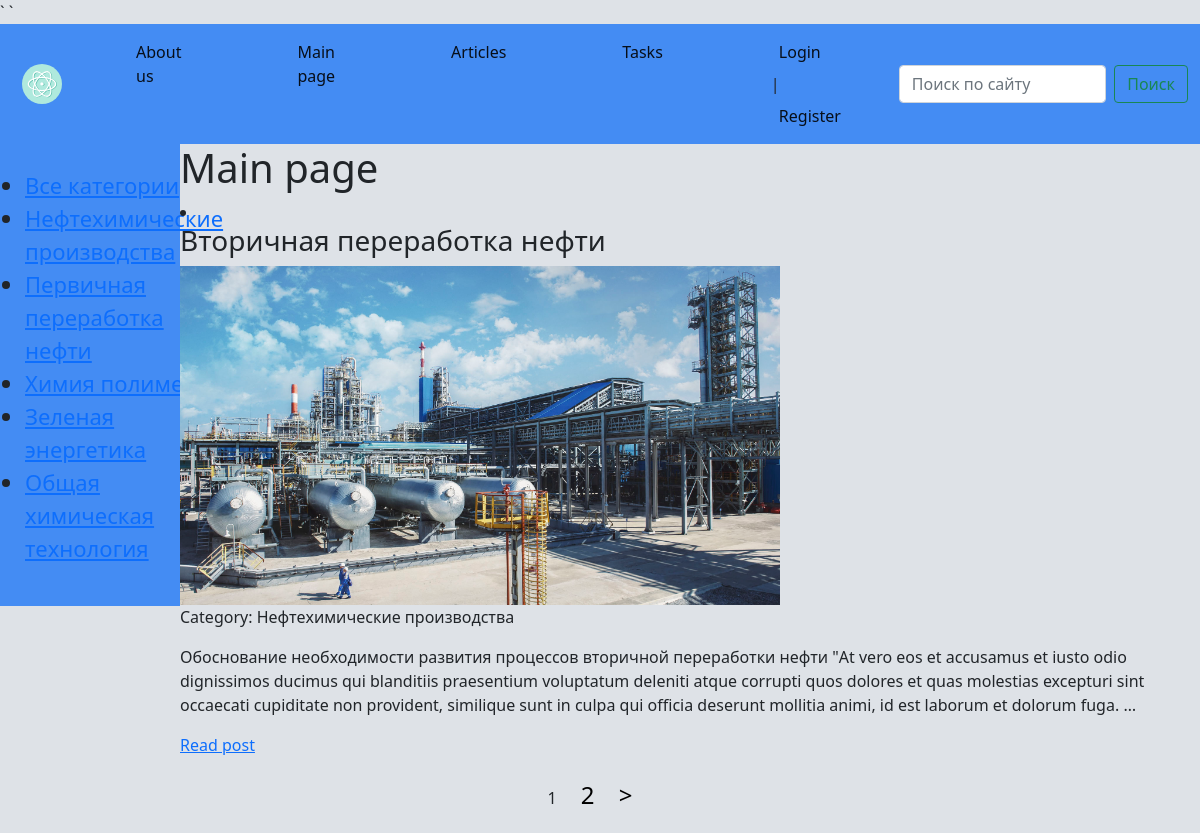
The page / on the database its author committed.
### basicchem/models.py (models this page shows, shortened)
class Category(models.Model):
    name = models.CharField(max_length=255, db_index=True)
    slug = models.SlugField(max_length=255, unique=True, db_index=True, verbose_name='URL')
    def __str__(self):
        return self.name
    def get_absolute_url(self):
        return reverse('category', kwargs={'cat_slug': self.slug})

class Basicchem(models.Model):
    title = models.CharField(max_length=255)
    content = models.TextField(blank=True)
    slug = models.SlugField(max_length=255, unique=True, db_index=True, verbose_name='URL')
    photo = models.ImageField(upload_to='photos')
    time_create = models.DateTimeField(auto_now_add=True)
    time_update = models.DateTimeField(auto_now=True)
    is_published = models.BooleanField(default=True)
    cat = models.ForeignKey('Category', on_delete=models.PROTECT, null=True)
    def get_absolute_url(self):
        return reverse('post', kwargs={'post_slug': self.slug})
    class Meta:
       ordering = ['title']

### basicchem/views.py (the view)
# urls.py: path('', Basicchemmain.as_view(), name='home'),
class Basicchemmain(DataMixin, ListView):
    model = Basicchem
    template_name = 'Basicchem/index.html'
    context_object_name = 'post'
    def get_context_data(self, *, object_list=None, **kwargs):
        context = super().get_context_data(**kwargs)
        c_def = self.get_user_context(title='Main page')
        return dict(list(context.items()) + list(c_def.items()))

### basicchem/utils.py (called while the page is built)
    def get_user_context(self, **kwargs):
            context = kwargs
            cats = Category.objects.all()
            user_menu = menu.copy()
            if not self.request.user.is_authenticated:
                    user_menu.pop(4)
            context['menu'] = user_menu
            context['cats'] = cats
            return context

### basicchem/templates/Basicchem/index.html
{%  extends 'Basicchem/base.html' %}
{%  block content %}
<h1>{{ title }}</h1>
<ui>
{% for p in post %}
<li>
    <h3>{{ p.title }}</h3>
    {% if p.photo %}
	<img style="max-width: 600px; height: auto" src="{{p.photo.url}}">
    {% endif %}
    <p class="first">Category: {{ p.cat }}</p>
    <p> {{ p.content|truncatewords:50 }}</p>
    <a href="{{  p.get_absolute_url }}">Read post</a>
</li>
{% endfor %}
</ui>
{% endblock content %}

### basicchem/templates/Basicchem/base.html (shortened to what this page needs)
{% load static %}
<!DOCTYPE html>
<html lang="RU-EN">
<head>
    <link type="text/css" href="{% static 'basicchem/css/CSSbase1.css' %}" rel="stylesheet" />
	<link href="https://cdn.jsdelivr.net/npm/bootstrap@5.0.2/dist/css/bootstrap.min.css" rel="stylesheet">
</head>
<body  style="background-color: #DEE2E7;">
<div>
		<nav class="navbar navbar-expand-lg navbar-light" style="background-color: #448CF3;">
			<div class="container-fluid">
				<a class="navbar-brand" href="{% url 'home' %}"><img class = "navbarbrand" src="{% static 'basicchem/images/icon.svg' %}"> </a>
				<div class="collapse navbar-collapse" id="navbarSupportedContent">
                    {% block mainmenu %}
                    <ul class="navbar-nav me-auto mb-2 mb-lg-0">
						{% for m in menu %}
                        <li class="nav-item">
							<a class="nav-link active" aria-current="page" href="{%  url m.url_name %}">{{ m.title }}</a>
						</li>
                        {% endfor %}
                        {% if request.user.is_authenticated %}
                        <li class="nav-item" class="nav-link active" aria-current="page"> {{ user.username }}</li> | <a class="nav-link active" aria-current="page" href ="{% url 'logout' %}"> Logout</a>
					    {% else %}
					    <li class="nav-item"><a class="nav-link active" aria-current="page" href="{% url 'login' %}"> Login</a> | <a class="nav-link active" aria-current="page" href ="{% url 'registration' %}"> Register</a>
                        </li>
                        {% endif %}
                    </ul>
                    {% endblock mainmenu %}
					<form class="d-flex">
						<input class="form-control me-2" type="search" placeholder="Поиск по сайту" aria-label="Search">
						<button class="btn btn-outline-success" type="submit">Поиск</button>
					</form>
				</div>
			</div>
		</nav>
<div class="wrapper">
    <nav id="sidebar">
        <ul class="list-unstyledcomponents">
{% if cat_selected == 0 %}
            <li class="selected">Все категории</li>
{% else %}
            <li><a href={%  url "home" %}>Все категории</a></li>
{% endif %}
{% for c in cats %}
        {% if cat_selected == 0 %}
            <li class="selected">{{ c.name }}</li>
        {% else %}
            <li><a href="{{ c.get_absolute_url }}">{{ c.name }}</a></li>
        {% endif %}
{% endfor %}
        </ul>
    </nav>
</div>
    <div style="margin-left: 15%; margin-right: 2%">
        {% block content %}
        {% endblock content %}
    </div>
    {% if page_obj.has_other_pages %}
<nav class="list-pages">
    <ul>
        {% for p in paginator.page_range %}
        {% if page_obj.number == p %}
        <li class="page_not_selected">{{ p }}</li>
        {% elif p >= page_obj.number|add:-1 and p <= page_obj.number|add:1 %}
        <li class="page_num">
            <a href = '?page={{ p }}'>{{ p }}</a>
        </li>
        {% endif %}
        {% endfor %}
        {% if page_obj.has_next %}
    <li class="page_num">
        <a href="?page={{page_obj.next_page_number}}">&gt;</a>
    </li>
    {% endif %}
    </ul>
</nav>
    {% endif %}
</body>
</html>

### basicchem/static/basicchem/css/CSSbase1.css (style rules this page uses)
.wrapper { display: flex; align-items: stretch; background: #448CF3; width: 15%; float: left; }
.navbarbrand { width: 50px; height: 50px; padding-left: 10px; }
.nav-item { padding-right: 50px; padding-left: 50px; }
#sidebar { min-width: 250px; max-width: 250px; min-height: 100%; }
img { max-width: 600px; height: auto; }
.list-unstyledcomponents { padding: 25px 25px 25px 25px; font-size: 22px; }
.list-pages { text-align: center; margin: 0 0 20px 0; }
.list-pages ul { margin: 20px 0 0 0; padding: 0; list-style: none; }
.list-pages ul li { display: inline-block; margin: 0 20px 0 0; }
.list-pages a { color: #000; font-size: 24px; text-decoration: none; }

### rows shown on the page
Category: name "Нефтехимические производства"
Category: name "Первичная переработка нефти"
Category: name "Химия полимеров"
Category: name "Зеленая энергетика"
Category: name "Общая химическая технология"
Basicchem: title "Вторичная переработка нефти", photo (picture), cat "Нефтехимические производства", content "Обоснование необходимости развития процессов вторичной переработки нефти \"At vero eos et accusamus et iusto odio dignissimos ducimus qui blanditiis praesentium voluptatum deleniti atque corrupti quos dolores et quas molestias excepturi sint occaecati cupiditate non provident, similique sunt in culpa qui officia deserunt mollitia animi, id est laborum et dolorum fuga. …"

### other values the page prints
{{ m.title }} "About us" "Main page" "Articles" "Tasks"
{{ title }} "Main page"
{{ p }} "1"
{{ p }} "2"
